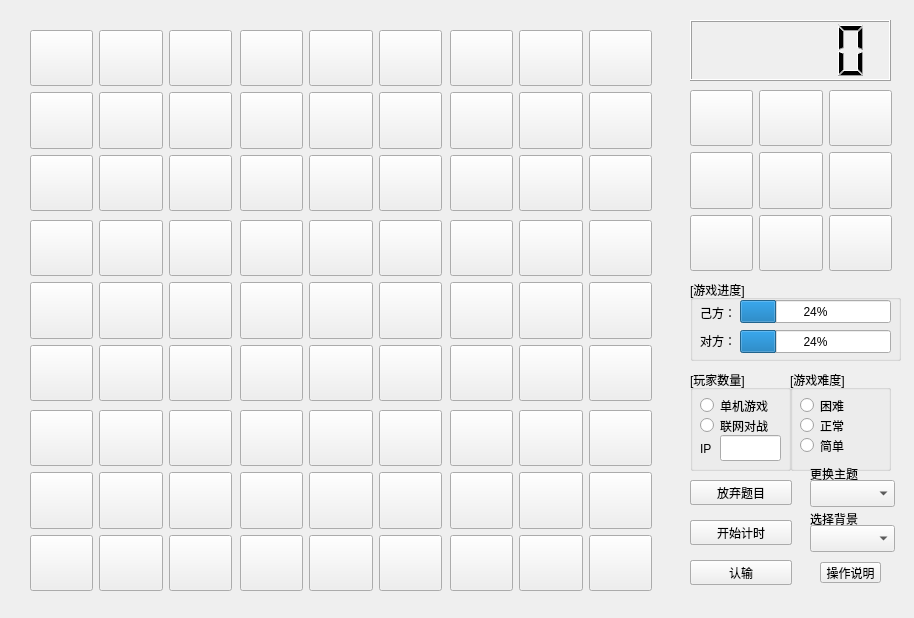
<?xml version="1.0" encoding="UTF-8"?>
<ui version="4.0">
 <class>MainForm</class>
 <widget class="QWidget" name="MainForm">
  <property name="geometry">
   <rect>
    <x>0</x>
    <y>0</y>
    <width>914</width>
    <height>618</height>
   </rect>
  </property>
  <property name="windowTitle">
   <string>数独游戏网络对战平台</string>
  </property>
  <property name="windowIcon">
   <iconset>
    <normaloff>:/png/sudoku.png</normaloff>:/png/sudoku.png</iconset>
  </property>
  <property name="autoFillBackground">
   <bool>false</bool>
  </property>
  <widget class="QWidget" name="layoutWidget">
   <property name="geometry">
    <rect>
     <x>240</x>
     <y>30</y>
     <width>202</width>
     <height>181</height>
    </rect>
   </property>
   <layout class="QGridLayout" name="gridLayout_12">
    <item row="0" column="0">
     <widget class="QPushButton" name="pB14">
      <property name="sizePolicy">
       <sizepolicy hsizetype="Expanding" vsizetype="Expanding">
        <horstretch>0</horstretch>
        <verstretch>0</verstretch>
       </sizepolicy>
      </property>
      <property name="text">
       <string/>
      </property>
     </widget>
    </item>
    <item row="0" column="1">
     <widget class="QPushButton" name="pB15">
      <property name="sizePolicy">
       <sizepolicy hsizetype="Expanding" vsizetype="Expanding">
        <horstretch>0</horstretch>
        <verstretch>0</verstretch>
       </sizepolicy>
      </property>
      <property name="text">
       <string/>
      </property>
     </widget>
    </item>
    <item row="0" column="2">
     <widget class="QPushButton" name="pB16">
      <property name="sizePolicy">
       <sizepolicy hsizetype="Expanding" vsizetype="Expanding">
        <horstretch>0</horstretch>
        <verstretch>0</verstretch>
       </sizepolicy>
      </property>
      <property name="text">
       <string/>
      </property>
     </widget>
    </item>
    <item row="1" column="0">
     <widget class="QPushButton" name="pB24">
      <property name="sizePolicy">
       <sizepolicy hsizetype="Expanding" vsizetype="Expanding">
        <horstretch>0</horstretch>
        <verstretch>0</verstretch>
       </sizepolicy>
      </property>
      <property name="text">
       <string/>
      </property>
     </widget>
    </item>
    <item row="1" column="1">
     <widget class="QPushButton" name="pB25">
      <property name="sizePolicy">
       <sizepolicy hsizetype="Expanding" vsizetype="Expanding">
        <horstretch>0</horstretch>
        <verstretch>0</verstretch>
       </sizepolicy>
      </property>
      <property name="text">
       <string/>
      </property>
     </widget>
    </item>
    <item row="1" column="2">
     <widget class="QPushButton" name="pB26">
      <property name="sizePolicy">
       <sizepolicy hsizetype="Expanding" vsizetype="Expanding">
        <horstretch>0</horstretch>
        <verstretch>0</verstretch>
       </sizepolicy>
      </property>
      <property name="text">
       <string/>
      </property>
     </widget>
    </item>
    <item row="2" column="0">
     <widget class="QPushButton" name="pB34">
      <property name="sizePolicy">
       <sizepolicy hsizetype="Expanding" vsizetype="Expanding">
        <horstretch>0</horstretch>
        <verstretch>0</verstretch>
       </sizepolicy>
      </property>
      <property name="text">
       <string/>
      </property>
     </widget>
    </item>
    <item row="2" column="1">
     <widget class="QPushButton" name="pB35">
      <property name="sizePolicy">
       <sizepolicy hsizetype="Expanding" vsizetype="Expanding">
        <horstretch>0</horstretch>
        <verstretch>0</verstretch>
       </sizepolicy>
      </property>
      <property name="text">
       <string/>
      </property>
     </widget>
    </item>
    <item row="2" column="2">
     <widget class="QPushButton" name="pB36">
      <property name="sizePolicy">
       <sizepolicy hsizetype="Expanding" vsizetype="Expanding">
        <horstretch>0</horstretch>
        <verstretch>0</verstretch>
       </sizepolicy>
      </property>
      <property name="text">
       <string/>
      </property>
     </widget>
    </item>
   </layout>
  </widget>
  <widget class="QWidget" name="layoutWidget_2">
   <property name="geometry">
    <rect>
     <x>450</x>
     <y>30</y>
     <width>202</width>
     <height>181</height>
    </rect>
   </property>
   <layout class="QGridLayout" name="gridLayout_13">
    <item row="0" column="0">
     <widget class="QPushButton" name="pB17">
      <property name="sizePolicy">
       <sizepolicy hsizetype="Expanding" vsizetype="Expanding">
        <horstretch>0</horstretch>
        <verstretch>0</verstretch>
       </sizepolicy>
      </property>
      <property name="text">
       <string/>
      </property>
     </widget>
    </item>
    <item row="0" column="1">
     <widget class="QPushButton" name="pB18">
      <property name="sizePolicy">
       <sizepolicy hsizetype="Expanding" vsizetype="Expanding">
        <horstretch>0</horstretch>
        <verstretch>0</verstretch>
       </sizepolicy>
      </property>
      <property name="text">
       <string/>
      </property>
     </widget>
    </item>
    <item row="0" column="2">
     <widget class="QPushButton" name="pB19">
      <property name="sizePolicy">
       <sizepolicy hsizetype="Expanding" vsizetype="Expanding">
        <horstretch>0</horstretch>
        <verstretch>0</verstretch>
       </sizepolicy>
      </property>
      <property name="text">
       <string/>
      </property>
     </widget>
    </item>
    <item row="1" column="0">
     <widget class="QPushButton" name="pB27">
      <property name="sizePolicy">
       <sizepolicy hsizetype="Expanding" vsizetype="Expanding">
        <horstretch>0</horstretch>
        <verstretch>0</verstretch>
       </sizepolicy>
      </property>
      <property name="text">
       <string/>
      </property>
     </widget>
    </item>
    <item row="1" column="1">
     <widget class="QPushButton" name="pB28">
      <property name="sizePolicy">
       <sizepolicy hsizetype="Expanding" vsizetype="Expanding">
        <horstretch>0</horstretch>
        <verstretch>0</verstretch>
       </sizepolicy>
      </property>
      <property name="text">
       <string/>
      </property>
     </widget>
    </item>
    <item row="1" column="2">
     <widget class="QPushButton" name="pB29">
      <property name="sizePolicy">
       <sizepolicy hsizetype="Expanding" vsizetype="Expanding">
        <horstretch>0</horstretch>
        <verstretch>0</verstretch>
       </sizepolicy>
      </property>
      <property name="text">
       <string/>
      </property>
     </widget>
    </item>
    <item row="2" column="0">
     <widget class="QPushButton" name="pB37">
      <property name="sizePolicy">
       <sizepolicy hsizetype="Expanding" vsizetype="Expanding">
        <horstretch>0</horstretch>
        <verstretch>0</verstretch>
       </sizepolicy>
      </property>
      <property name="text">
       <string/>
      </property>
     </widget>
    </item>
    <item row="2" column="1">
     <widget class="QPushButton" name="pB38">
      <property name="sizePolicy">
       <sizepolicy hsizetype="Expanding" vsizetype="Expanding">
        <horstretch>0</horstretch>
        <verstretch>0</verstretch>
       </sizepolicy>
      </property>
      <property name="text">
       <string/>
      </property>
     </widget>
    </item>
    <item row="2" column="2">
     <widget class="QPushButton" name="pB39">
      <property name="sizePolicy">
       <sizepolicy hsizetype="Expanding" vsizetype="Expanding">
        <horstretch>0</horstretch>
        <verstretch>0</verstretch>
       </sizepolicy>
      </property>
      <property name="text">
       <string/>
      </property>
     </widget>
    </item>
   </layout>
  </widget>
  <widget class="QWidget" name="layoutWidget_3">
   <property name="geometry">
    <rect>
     <x>30</x>
     <y>220</y>
     <width>202</width>
     <height>181</height>
    </rect>
   </property>
   <layout class="QGridLayout" name="gridLayout_21">
    <item row="0" column="0">
     <widget class="QPushButton" name="pB41">
      <property name="sizePolicy">
       <sizepolicy hsizetype="Expanding" vsizetype="Expanding">
        <horstretch>0</horstretch>
        <verstretch>0</verstretch>
       </sizepolicy>
      </property>
      <property name="text">
       <string/>
      </property>
     </widget>
    </item>
    <item row="0" column="1">
     <widget class="QPushButton" name="pB42">
      <property name="sizePolicy">
       <sizepolicy hsizetype="Expanding" vsizetype="Expanding">
        <horstretch>0</horstretch>
        <verstretch>0</verstretch>
       </sizepolicy>
      </property>
      <property name="text">
       <string/>
      </property>
     </widget>
    </item>
    <item row="0" column="2">
     <widget class="QPushButton" name="pB43">
      <property name="sizePolicy">
       <sizepolicy hsizetype="Expanding" vsizetype="Expanding">
        <horstretch>0</horstretch>
        <verstretch>0</verstretch>
       </sizepolicy>
      </property>
      <property name="text">
       <string/>
      </property>
     </widget>
    </item>
    <item row="1" column="0">
     <widget class="QPushButton" name="pB51">
      <property name="sizePolicy">
       <sizepolicy hsizetype="Expanding" vsizetype="Expanding">
        <horstretch>0</horstretch>
        <verstretch>0</verstretch>
       </sizepolicy>
      </property>
      <property name="text">
       <string/>
      </property>
     </widget>
    </item>
    <item row="1" column="2">
     <widget class="QPushButton" name="pB53">
      <property name="sizePolicy">
       <sizepolicy hsizetype="Expanding" vsizetype="Expanding">
        <horstretch>0</horstretch>
        <verstretch>0</verstretch>
       </sizepolicy>
      </property>
      <property name="text">
       <string/>
      </property>
     </widget>
    </item>
    <item row="2" column="0">
     <widget class="QPushButton" name="pB61">
      <property name="sizePolicy">
       <sizepolicy hsizetype="Expanding" vsizetype="Expanding">
        <horstretch>0</horstretch>
        <verstretch>0</verstretch>
       </sizepolicy>
      </property>
      <property name="text">
       <string/>
      </property>
     </widget>
    </item>
    <item row="2" column="1">
     <widget class="QPushButton" name="pB62">
      <property name="sizePolicy">
       <sizepolicy hsizetype="Expanding" vsizetype="Expanding">
        <horstretch>0</horstretch>
        <verstretch>0</verstretch>
       </sizepolicy>
      </property>
      <property name="text">
       <string/>
      </property>
     </widget>
    </item>
    <item row="2" column="2">
     <widget class="QPushButton" name="pB63">
      <property name="sizePolicy">
       <sizepolicy hsizetype="Expanding" vsizetype="Expanding">
        <horstretch>0</horstretch>
        <verstretch>0</verstretch>
       </sizepolicy>
      </property>
      <property name="text">
       <string/>
      </property>
     </widget>
    </item>
    <item row="1" column="1">
     <widget class="QPushButton" name="pB52">
      <property name="sizePolicy">
       <sizepolicy hsizetype="Expanding" vsizetype="Expanding">
        <horstretch>0</horstretch>
        <verstretch>0</verstretch>
       </sizepolicy>
      </property>
      <property name="text">
       <string/>
      </property>
     </widget>
    </item>
   </layout>
  </widget>
  <widget class="QWidget" name="layoutWidget_4">
   <property name="geometry">
    <rect>
     <x>240</x>
     <y>220</y>
     <width>202</width>
     <height>181</height>
    </rect>
   </property>
   <layout class="QGridLayout" name="gridLayout_22">
    <item row="0" column="0">
     <widget class="QPushButton" name="pB44">
      <property name="sizePolicy">
       <sizepolicy hsizetype="Expanding" vsizetype="Expanding">
        <horstretch>0</horstretch>
        <verstretch>0</verstretch>
       </sizepolicy>
      </property>
      <property name="text">
       <string/>
      </property>
     </widget>
    </item>
    <item row="0" column="1">
     <widget class="QPushButton" name="pB45">
      <property name="sizePolicy">
       <sizepolicy hsizetype="Expanding" vsizetype="Expanding">
        <horstretch>0</horstretch>
        <verstretch>0</verstretch>
       </sizepolicy>
      </property>
      <property name="text">
       <string/>
      </property>
     </widget>
    </item>
    <item row="0" column="2">
     <widget class="QPushButton" name="pB46">
      <property name="sizePolicy">
       <sizepolicy hsizetype="Expanding" vsizetype="Expanding">
        <horstretch>0</horstretch>
        <verstretch>0</verstretch>
       </sizepolicy>
      </property>
      <property name="text">
       <string/>
      </property>
     </widget>
    </item>
    <item row="1" column="0">
     <widget class="QPushButton" name="pB54">
      <property name="sizePolicy">
       <sizepolicy hsizetype="Expanding" vsizetype="Expanding">
        <horstretch>0</horstretch>
        <verstretch>0</verstretch>
       </sizepolicy>
      </property>
      <property name="text">
       <string/>
      </property>
     </widget>
    </item>
    <item row="1" column="1">
     <widget class="QPushButton" name="pB55">
      <property name="sizePolicy">
       <sizepolicy hsizetype="Expanding" vsizetype="Expanding">
        <horstretch>0</horstretch>
        <verstretch>0</verstretch>
       </sizepolicy>
      </property>
      <property name="text">
       <string/>
      </property>
     </widget>
    </item>
    <item row="1" column="2">
     <widget class="QPushButton" name="pB56">
      <property name="sizePolicy">
       <sizepolicy hsizetype="Expanding" vsizetype="Expanding">
        <horstretch>0</horstretch>
        <verstretch>0</verstretch>
       </sizepolicy>
      </property>
      <property name="text">
       <string/>
      </property>
     </widget>
    </item>
    <item row="2" column="0">
     <widget class="QPushButton" name="pB64">
      <property name="sizePolicy">
       <sizepolicy hsizetype="Expanding" vsizetype="Expanding">
        <horstretch>0</horstretch>
        <verstretch>0</verstretch>
       </sizepolicy>
      </property>
      <property name="text">
       <string/>
      </property>
     </widget>
    </item>
    <item row="2" column="1">
     <widget class="QPushButton" name="pB65">
      <property name="sizePolicy">
       <sizepolicy hsizetype="Expanding" vsizetype="Expanding">
        <horstretch>0</horstretch>
        <verstretch>0</verstretch>
       </sizepolicy>
      </property>
      <property name="text">
       <string/>
      </property>
     </widget>
    </item>
    <item row="2" column="2">
     <widget class="QPushButton" name="pB66">
      <property name="sizePolicy">
       <sizepolicy hsizetype="Expanding" vsizetype="Expanding">
        <horstretch>0</horstretch>
        <verstretch>0</verstretch>
       </sizepolicy>
      </property>
      <property name="text">
       <string/>
      </property>
     </widget>
    </item>
   </layout>
  </widget>
  <widget class="QWidget" name="layoutWidget_5">
   <property name="geometry">
    <rect>
     <x>450</x>
     <y>220</y>
     <width>202</width>
     <height>181</height>
    </rect>
   </property>
   <layout class="QGridLayout" name="gridLayout_23">
    <item row="0" column="0">
     <widget class="QPushButton" name="pB47">
      <property name="sizePolicy">
       <sizepolicy hsizetype="Expanding" vsizetype="Expanding">
        <horstretch>0</horstretch>
        <verstretch>0</verstretch>
       </sizepolicy>
      </property>
      <property name="text">
       <string/>
      </property>
     </widget>
    </item>
    <item row="0" column="1">
     <widget class="QPushButton" name="pB48">
      <property name="sizePolicy">
       <sizepolicy hsizetype="Expanding" vsizetype="Expanding">
        <horstretch>0</horstretch>
        <verstretch>0</verstretch>
       </sizepolicy>
      </property>
      <property name="text">
       <string/>
      </property>
     </widget>
    </item>
    <item row="0" column="2">
     <widget class="QPushButton" name="pB49">
      <property name="sizePolicy">
       <sizepolicy hsizetype="Expanding" vsizetype="Expanding">
        <horstretch>0</horstretch>
        <verstretch>0</verstretch>
       </sizepolicy>
      </property>
      <property name="text">
       <string/>
      </property>
     </widget>
    </item>
    <item row="1" column="0">
     <widget class="QPushButton" name="pB57">
      <property name="sizePolicy">
       <sizepolicy hsizetype="Expanding" vsizetype="Expanding">
        <horstretch>0</horstretch>
        <verstretch>0</verstretch>
       </sizepolicy>
      </property>
      <property name="text">
       <string/>
      </property>
     </widget>
    </item>
    <item row="1" column="1">
     <widget class="QPushButton" name="pB58">
      <property name="sizePolicy">
       <sizepolicy hsizetype="Expanding" vsizetype="Expanding">
        <horstretch>0</horstretch>
        <verstretch>0</verstretch>
       </sizepolicy>
      </property>
      <property name="text">
       <string/>
      </property>
     </widget>
    </item>
    <item row="1" column="2">
     <widget class="QPushButton" name="pB59">
      <property name="sizePolicy">
       <sizepolicy hsizetype="Expanding" vsizetype="Expanding">
        <horstretch>0</horstretch>
        <verstretch>0</verstretch>
       </sizepolicy>
      </property>
      <property name="text">
       <string/>
      </property>
     </widget>
    </item>
    <item row="2" column="0">
     <widget class="QPushButton" name="pB67">
      <property name="sizePolicy">
       <sizepolicy hsizetype="Expanding" vsizetype="Expanding">
        <horstretch>0</horstretch>
        <verstretch>0</verstretch>
       </sizepolicy>
      </property>
      <property name="text">
       <string/>
      </property>
     </widget>
    </item>
    <item row="2" column="1">
     <widget class="QPushButton" name="pB68">
      <property name="sizePolicy">
       <sizepolicy hsizetype="Expanding" vsizetype="Expanding">
        <horstretch>0</horstretch>
        <verstretch>0</verstretch>
       </sizepolicy>
      </property>
      <property name="text">
       <string/>
      </property>
     </widget>
    </item>
    <item row="2" column="2">
     <widget class="QPushButton" name="pB69">
      <property name="sizePolicy">
       <sizepolicy hsizetype="Expanding" vsizetype="Expanding">
        <horstretch>0</horstretch>
        <verstretch>0</verstretch>
       </sizepolicy>
      </property>
      <property name="text">
       <string/>
      </property>
     </widget>
    </item>
   </layout>
  </widget>
  <widget class="QWidget" name="layoutWidget_6">
   <property name="geometry">
    <rect>
     <x>30</x>
     <y>30</y>
     <width>202</width>
     <height>181</height>
    </rect>
   </property>
   <layout class="QGridLayout" name="gridLayout_11">
    <item row="0" column="0">
     <widget class="QPushButton" name="pB11">
      <property name="sizePolicy">
       <sizepolicy hsizetype="Expanding" vsizetype="Expanding">
        <horstretch>0</horstretch>
        <verstretch>0</verstretch>
       </sizepolicy>
      </property>
      <property name="text">
       <string/>
      </property>
     </widget>
    </item>
    <item row="0" column="1">
     <widget class="QPushButton" name="pB12">
      <property name="sizePolicy">
       <sizepolicy hsizetype="Expanding" vsizetype="Expanding">
        <horstretch>0</horstretch>
        <verstretch>0</verstretch>
       </sizepolicy>
      </property>
      <property name="text">
       <string/>
      </property>
     </widget>
    </item>
    <item row="0" column="2">
     <widget class="QPushButton" name="pB13">
      <property name="sizePolicy">
       <sizepolicy hsizetype="Expanding" vsizetype="Expanding">
        <horstretch>0</horstretch>
        <verstretch>0</verstretch>
       </sizepolicy>
      </property>
      <property name="text">
       <string/>
      </property>
     </widget>
    </item>
    <item row="1" column="0">
     <widget class="QPushButton" name="pB21">
      <property name="sizePolicy">
       <sizepolicy hsizetype="Expanding" vsizetype="Expanding">
        <horstretch>0</horstretch>
        <verstretch>0</verstretch>
       </sizepolicy>
      </property>
      <property name="text">
       <string/>
      </property>
     </widget>
    </item>
    <item row="1" column="1">
     <widget class="QPushButton" name="pB22">
      <property name="sizePolicy">
       <sizepolicy hsizetype="Expanding" vsizetype="Expanding">
        <horstretch>0</horstretch>
        <verstretch>0</verstretch>
       </sizepolicy>
      </property>
      <property name="text">
       <string/>
      </property>
     </widget>
    </item>
    <item row="1" column="2">
     <widget class="QPushButton" name="pB23">
      <property name="sizePolicy">
       <sizepolicy hsizetype="Expanding" vsizetype="Expanding">
        <horstretch>0</horstretch>
        <verstretch>0</verstretch>
       </sizepolicy>
      </property>
      <property name="text">
       <string/>
      </property>
     </widget>
    </item>
    <item row="2" column="0">
     <widget class="QPushButton" name="pB31">
      <property name="sizePolicy">
       <sizepolicy hsizetype="Expanding" vsizetype="Expanding">
        <horstretch>0</horstretch>
        <verstretch>0</verstretch>
       </sizepolicy>
      </property>
      <property name="text">
       <string/>
      </property>
     </widget>
    </item>
    <item row="2" column="1">
     <widget class="QPushButton" name="pB32">
      <property name="sizePolicy">
       <sizepolicy hsizetype="Expanding" vsizetype="Expanding">
        <horstretch>0</horstretch>
        <verstretch>0</verstretch>
       </sizepolicy>
      </property>
      <property name="text">
       <string/>
      </property>
     </widget>
    </item>
    <item row="2" column="2">
     <widget class="QPushButton" name="pB33">
      <property name="sizePolicy">
       <sizepolicy hsizetype="Expanding" vsizetype="Expanding">
        <horstretch>0</horstretch>
        <verstretch>0</verstretch>
       </sizepolicy>
      </property>
      <property name="text">
       <string/>
      </property>
     </widget>
    </item>
   </layout>
  </widget>
  <widget class="QWidget" name="layoutWidget_7">
   <property name="geometry">
    <rect>
     <x>30</x>
     <y>410</y>
     <width>202</width>
     <height>181</height>
    </rect>
   </property>
   <layout class="QGridLayout" name="gridLayout_31">
    <item row="0" column="0">
     <widget class="QPushButton" name="pB71">
      <property name="sizePolicy">
       <sizepolicy hsizetype="Expanding" vsizetype="Expanding">
        <horstretch>0</horstretch>
        <verstretch>0</verstretch>
       </sizepolicy>
      </property>
      <property name="text">
       <string/>
      </property>
     </widget>
    </item>
    <item row="0" column="1">
     <widget class="QPushButton" name="pB72">
      <property name="sizePolicy">
       <sizepolicy hsizetype="Expanding" vsizetype="Expanding">
        <horstretch>0</horstretch>
        <verstretch>0</verstretch>
       </sizepolicy>
      </property>
      <property name="text">
       <string/>
      </property>
     </widget>
    </item>
    <item row="0" column="2">
     <widget class="QPushButton" name="pB73">
      <property name="sizePolicy">
       <sizepolicy hsizetype="Expanding" vsizetype="Expanding">
        <horstretch>0</horstretch>
        <verstretch>0</verstretch>
       </sizepolicy>
      </property>
      <property name="text">
       <string/>
      </property>
     </widget>
    </item>
    <item row="1" column="0">
     <widget class="QPushButton" name="pB81">
      <property name="sizePolicy">
       <sizepolicy hsizetype="Expanding" vsizetype="Expanding">
        <horstretch>0</horstretch>
        <verstretch>0</verstretch>
       </sizepolicy>
      </property>
      <property name="text">
       <string/>
      </property>
     </widget>
    </item>
    <item row="1" column="1">
     <widget class="QPushButton" name="pB82">
      <property name="sizePolicy">
       <sizepolicy hsizetype="Expanding" vsizetype="Expanding">
        <horstretch>0</horstretch>
        <verstretch>0</verstretch>
       </sizepolicy>
      </property>
      <property name="text">
       <string/>
      </property>
     </widget>
    </item>
    <item row="1" column="2">
     <widget class="QPushButton" name="pB83">
      <property name="sizePolicy">
       <sizepolicy hsizetype="Expanding" vsizetype="Expanding">
        <horstretch>0</horstretch>
        <verstretch>0</verstretch>
       </sizepolicy>
      </property>
      <property name="text">
       <string/>
      </property>
     </widget>
    </item>
    <item row="2" column="0">
     <widget class="QPushButton" name="pB91">
      <property name="sizePolicy">
       <sizepolicy hsizetype="Expanding" vsizetype="Expanding">
        <horstretch>0</horstretch>
        <verstretch>0</verstretch>
       </sizepolicy>
      </property>
      <property name="text">
       <string/>
      </property>
     </widget>
    </item>
    <item row="2" column="1">
     <widget class="QPushButton" name="pB92">
      <property name="sizePolicy">
       <sizepolicy hsizetype="Expanding" vsizetype="Expanding">
        <horstretch>0</horstretch>
        <verstretch>0</verstretch>
       </sizepolicy>
      </property>
      <property name="text">
       <string/>
      </property>
     </widget>
    </item>
    <item row="2" column="2">
     <widget class="QPushButton" name="pB93">
      <property name="sizePolicy">
       <sizepolicy hsizetype="Expanding" vsizetype="Expanding">
        <horstretch>0</horstretch>
        <verstretch>0</verstretch>
       </sizepolicy>
      </property>
      <property name="text">
       <string/>
      </property>
     </widget>
    </item>
   </layout>
  </widget>
  <widget class="QWidget" name="layoutWidget_8">
   <property name="geometry">
    <rect>
     <x>240</x>
     <y>410</y>
     <width>202</width>
     <height>181</height>
    </rect>
   </property>
   <layout class="QGridLayout" name="gridLayout_32">
    <item row="0" column="0">
     <widget class="QPushButton" name="pB74">
      <property name="sizePolicy">
       <sizepolicy hsizetype="Expanding" vsizetype="Expanding">
        <horstretch>0</horstretch>
        <verstretch>0</verstretch>
       </sizepolicy>
      </property>
      <property name="text">
       <string/>
      </property>
     </widget>
    </item>
    <item row="0" column="1">
     <widget class="QPushButton" name="pB75">
      <property name="sizePolicy">
       <sizepolicy hsizetype="Expanding" vsizetype="Expanding">
        <horstretch>0</horstretch>
        <verstretch>0</verstretch>
       </sizepolicy>
      </property>
      <property name="text">
       <string/>
      </property>
     </widget>
    </item>
    <item row="0" column="2">
     <widget class="QPushButton" name="pB76">
      <property name="sizePolicy">
       <sizepolicy hsizetype="Expanding" vsizetype="Expanding">
        <horstretch>0</horstretch>
        <verstretch>0</verstretch>
       </sizepolicy>
      </property>
      <property name="text">
       <string/>
      </property>
     </widget>
    </item>
    <item row="1" column="0">
     <widget class="QPushButton" name="pB84">
      <property name="sizePolicy">
       <sizepolicy hsizetype="Expanding" vsizetype="Expanding">
        <horstretch>0</horstretch>
        <verstretch>0</verstretch>
       </sizepolicy>
      </property>
      <property name="text">
       <string/>
      </property>
     </widget>
    </item>
    <item row="1" column="1">
     <widget class="QPushButton" name="pB85">
      <property name="sizePolicy">
       <sizepolicy hsizetype="Expanding" vsizetype="Expanding">
        <horstretch>0</horstretch>
        <verstretch>0</verstretch>
       </sizepolicy>
      </property>
      <property name="text">
       <string/>
      </property>
     </widget>
    </item>
    <item row="1" column="2">
     <widget class="QPushButton" name="pB86">
      <property name="sizePolicy">
       <sizepolicy hsizetype="Expanding" vsizetype="Expanding">
        <horstretch>0</horstretch>
        <verstretch>0</verstretch>
       </sizepolicy>
      </property>
      <property name="text">
       <string/>
      </property>
     </widget>
    </item>
    <item row="2" column="0">
     <widget class="QPushButton" name="pB94">
      <property name="sizePolicy">
       <sizepolicy hsizetype="Expanding" vsizetype="Expanding">
        <horstretch>0</horstretch>
        <verstretch>0</verstretch>
       </sizepolicy>
      </property>
      <property name="text">
       <string/>
      </property>
     </widget>
    </item>
    <item row="2" column="1">
     <widget class="QPushButton" name="pB95">
      <property name="sizePolicy">
       <sizepolicy hsizetype="Expanding" vsizetype="Expanding">
        <horstretch>0</horstretch>
        <verstretch>0</verstretch>
       </sizepolicy>
      </property>
      <property name="text">
       <string/>
      </property>
     </widget>
    </item>
    <item row="2" column="2">
     <widget class="QPushButton" name="pB96">
      <property name="sizePolicy">
       <sizepolicy hsizetype="Expanding" vsizetype="Expanding">
        <horstretch>0</horstretch>
        <verstretch>0</verstretch>
       </sizepolicy>
      </property>
      <property name="text">
       <string/>
      </property>
     </widget>
    </item>
   </layout>
  </widget>
  <widget class="QWidget" name="layoutWidget_9">
   <property name="geometry">
    <rect>
     <x>450</x>
     <y>410</y>
     <width>202</width>
     <height>181</height>
    </rect>
   </property>
   <layout class="QGridLayout" name="gridLayout_33">
    <item row="0" column="0">
     <widget class="QPushButton" name="pB77">
      <property name="sizePolicy">
       <sizepolicy hsizetype="Expanding" vsizetype="Expanding">
        <horstretch>0</horstretch>
        <verstretch>0</verstretch>
       </sizepolicy>
      </property>
      <property name="text">
       <string/>
      </property>
     </widget>
    </item>
    <item row="0" column="1">
     <widget class="QPushButton" name="pB78">
      <property name="sizePolicy">
       <sizepolicy hsizetype="Expanding" vsizetype="Expanding">
        <horstretch>0</horstretch>
        <verstretch>0</verstretch>
       </sizepolicy>
      </property>
      <property name="text">
       <string/>
      </property>
     </widget>
    </item>
    <item row="0" column="2">
     <widget class="QPushButton" name="pB79">
      <property name="sizePolicy">
       <sizepolicy hsizetype="Expanding" vsizetype="Expanding">
        <horstretch>0</horstretch>
        <verstretch>0</verstretch>
       </sizepolicy>
      </property>
      <property name="text">
       <string/>
      </property>
     </widget>
    </item>
    <item row="1" column="0">
     <widget class="QPushButton" name="pB87">
      <property name="sizePolicy">
       <sizepolicy hsizetype="Expanding" vsizetype="Expanding">
        <horstretch>0</horstretch>
        <verstretch>0</verstretch>
       </sizepolicy>
      </property>
      <property name="text">
       <string/>
      </property>
     </widget>
    </item>
    <item row="1" column="1">
     <widget class="QPushButton" name="pB88">
      <property name="sizePolicy">
       <sizepolicy hsizetype="Expanding" vsizetype="Expanding">
        <horstretch>0</horstretch>
        <verstretch>0</verstretch>
       </sizepolicy>
      </property>
      <property name="text">
       <string/>
      </property>
     </widget>
    </item>
    <item row="1" column="2">
     <widget class="QPushButton" name="pB89">
      <property name="sizePolicy">
       <sizepolicy hsizetype="Expanding" vsizetype="Expanding">
        <horstretch>0</horstretch>
        <verstretch>0</verstretch>
       </sizepolicy>
      </property>
      <property name="text">
       <string/>
      </property>
     </widget>
    </item>
    <item row="2" column="0">
     <widget class="QPushButton" name="pB97">
      <property name="sizePolicy">
       <sizepolicy hsizetype="Expanding" vsizetype="Expanding">
        <horstretch>0</horstretch>
        <verstretch>0</verstretch>
       </sizepolicy>
      </property>
      <property name="text">
       <string/>
      </property>
     </widget>
    </item>
    <item row="2" column="1">
     <widget class="QPushButton" name="pB98">
      <property name="sizePolicy">
       <sizepolicy hsizetype="Expanding" vsizetype="Expanding">
        <horstretch>0</horstretch>
        <verstretch>0</verstretch>
       </sizepolicy>
      </property>
      <property name="text">
       <string/>
      </property>
     </widget>
    </item>
    <item row="2" column="2">
     <widget class="QPushButton" name="pB99">
      <property name="sizePolicy">
       <sizepolicy hsizetype="Expanding" vsizetype="Expanding">
        <horstretch>0</horstretch>
        <verstretch>0</verstretch>
       </sizepolicy>
      </property>
      <property name="text">
       <string/>
      </property>
     </widget>
    </item>
   </layout>
  </widget>
  <widget class="QLCDNumber" name="lcdNumber">
   <property name="geometry">
    <rect>
     <x>690</x>
     <y>20</y>
     <width>201</width>
     <height>61</height>
    </rect>
   </property>
  </widget>
  <widget class="QWidget" name="layoutWidget_10">
   <property name="geometry">
    <rect>
     <x>690</x>
     <y>90</y>
     <width>202</width>
     <height>181</height>
    </rect>
   </property>
   <layout class="QGridLayout" name="gridLayout_0">
    <item row="0" column="0">
     <widget class="QPushButton" name="pB1">
      <property name="sizePolicy">
       <sizepolicy hsizetype="Expanding" vsizetype="Expanding">
        <horstretch>0</horstretch>
        <verstretch>0</verstretch>
       </sizepolicy>
      </property>
      <property name="text">
       <string/>
      </property>
     </widget>
    </item>
    <item row="0" column="1">
     <widget class="QPushButton" name="pB2">
      <property name="sizePolicy">
       <sizepolicy hsizetype="Expanding" vsizetype="Expanding">
        <horstretch>0</horstretch>
        <verstretch>0</verstretch>
       </sizepolicy>
      </property>
      <property name="text">
       <string/>
      </property>
     </widget>
    </item>
    <item row="0" column="2">
     <widget class="QPushButton" name="pB3">
      <property name="sizePolicy">
       <sizepolicy hsizetype="Expanding" vsizetype="Expanding">
        <horstretch>0</horstretch>
        <verstretch>0</verstretch>
       </sizepolicy>
      </property>
      <property name="text">
       <string/>
      </property>
     </widget>
    </item>
    <item row="1" column="0">
     <widget class="QPushButton" name="pB4">
      <property name="sizePolicy">
       <sizepolicy hsizetype="Expanding" vsizetype="Expanding">
        <horstretch>0</horstretch>
        <verstretch>0</verstretch>
       </sizepolicy>
      </property>
      <property name="text">
       <string/>
      </property>
     </widget>
    </item>
    <item row="1" column="1">
     <widget class="QPushButton" name="pB5">
      <property name="sizePolicy">
       <sizepolicy hsizetype="Expanding" vsizetype="Expanding">
        <horstretch>0</horstretch>
        <verstretch>0</verstretch>
       </sizepolicy>
      </property>
      <property name="text">
       <string/>
      </property>
     </widget>
    </item>
    <item row="1" column="2">
     <widget class="QPushButton" name="pB6">
      <property name="sizePolicy">
       <sizepolicy hsizetype="Expanding" vsizetype="Expanding">
        <horstretch>0</horstretch>
        <verstretch>0</verstretch>
       </sizepolicy>
      </property>
      <property name="text">
       <string/>
      </property>
     </widget>
    </item>
    <item row="2" column="0">
     <widget class="QPushButton" name="pB7">
      <property name="sizePolicy">
       <sizepolicy hsizetype="Expanding" vsizetype="Expanding">
        <horstretch>0</horstretch>
        <verstretch>0</verstretch>
       </sizepolicy>
      </property>
      <property name="text">
       <string/>
      </property>
     </widget>
    </item>
    <item row="2" column="1">
     <widget class="QPushButton" name="pB8">
      <property name="sizePolicy">
       <sizepolicy hsizetype="Expanding" vsizetype="Expanding">
        <horstretch>0</horstretch>
        <verstretch>0</verstretch>
       </sizepolicy>
      </property>
      <property name="text">
       <string/>
      </property>
     </widget>
    </item>
    <item row="2" column="2">
     <widget class="QPushButton" name="pB9">
      <property name="sizePolicy">
       <sizepolicy hsizetype="Expanding" vsizetype="Expanding">
        <horstretch>0</horstretch>
        <verstretch>0</verstretch>
       </sizepolicy>
      </property>
      <property name="text">
       <string/>
      </property>
     </widget>
    </item>
   </layout>
  </widget>
  <widget class="QPushButton" name="pB_autoSet">
   <property name="geometry">
    <rect>
     <x>690</x>
     <y>520</y>
     <width>102</width>
     <height>25</height>
    </rect>
   </property>
   <property name="text">
    <string>自动出题</string>
   </property>
  </widget>
  <widget class="QPushButton" name="pB_start">
   <property name="geometry">
    <rect>
     <x>690</x>
     <y>520</y>
     <width>102</width>
     <height>25</height>
    </rect>
   </property>
   <property name="text">
    <string>开始计时</string>
   </property>
  </widget>
  <widget class="QGroupBox" name="groupBox_1">
   <property name="geometry">
    <rect>
     <x>690</x>
     <y>370</y>
     <width>101</width>
     <height>101</height>
    </rect>
   </property>
   <property name="title">
    <string>[玩家数量]</string>
   </property>
   <widget class="QRadioButton" name="rB_single">
    <property name="geometry">
     <rect>
      <x>10</x>
      <y>25</y>
      <width>99</width>
      <height>21</height>
     </rect>
    </property>
    <property name="text">
     <string>单机游戏</string>
    </property>
   </widget>
   <widget class="QRadioButton" name="rB_online">
    <property name="geometry">
     <rect>
      <x>10</x>
      <y>45</y>
      <width>99</width>
      <height>21</height>
     </rect>
    </property>
    <property name="text">
     <string>联网对战</string>
    </property>
   </widget>
   <widget class="QLabel" name="label_ip">
    <property name="geometry">
     <rect>
      <x>10</x>
      <y>70</y>
      <width>21</width>
      <height>18</height>
     </rect>
    </property>
    <property name="text">
     <string>IP</string>
    </property>
   </widget>
  </widget>
  <widget class="QGroupBox" name="groupBox_2">
   <property name="geometry">
    <rect>
     <x>790</x>
     <y>370</y>
     <width>101</width>
     <height>101</height>
    </rect>
   </property>
   <property name="title">
    <string>[游戏难度]</string>
   </property>
   <widget class="QRadioButton" name="rB_hard">
    <property name="geometry">
     <rect>
      <x>10</x>
      <y>25</y>
      <width>99</width>
      <height>21</height>
     </rect>
    </property>
    <property name="text">
     <string>困难</string>
    </property>
   </widget>
   <widget class="QRadioButton" name="rB_normal">
    <property name="geometry">
     <rect>
      <x>10</x>
      <y>45</y>
      <width>99</width>
      <height>21</height>
     </rect>
    </property>
    <property name="text">
     <string>正常</string>
    </property>
   </widget>
   <widget class="QRadioButton" name="rB_easy">
    <property name="geometry">
     <rect>
      <x>10</x>
      <y>65</y>
      <width>99</width>
      <height>21</height>
     </rect>
    </property>
    <property name="text">
     <string>简单</string>
    </property>
   </widget>
  </widget>
  <widget class="QLineEdit" name="lineEdit_IP">
   <property name="geometry">
    <rect>
     <x>720</x>
     <y>435</y>
     <width>61</width>
     <height>26</height>
    </rect>
   </property>
  </widget>
  <widget class="QPushButton" name="pB_fileSet">
   <property name="geometry">
    <rect>
     <x>690</x>
     <y>560</y>
     <width>102</width>
     <height>25</height>
    </rect>
   </property>
   <property name="text">
    <string>读取题库</string>
   </property>
  </widget>
  <widget class="QPushButton" name="pB_setTable">
   <property name="geometry">
    <rect>
     <x>690</x>
     <y>480</y>
     <width>102</width>
     <height>25</height>
    </rect>
   </property>
   <property name="text">
    <string>人工出题</string>
   </property>
  </widget>
  <widget class="QComboBox" name="cB_theme">
   <property name="geometry">
    <rect>
     <x>810</x>
     <y>480</y>
     <width>85</width>
     <height>27</height>
    </rect>
   </property>
  </widget>
  <widget class="QLabel" name="label">
   <property name="geometry">
    <rect>
     <x>810</x>
     <y>465</y>
     <width>62</width>
     <height>18</height>
    </rect>
   </property>
   <property name="text">
    <string>更换主题</string>
   </property>
  </widget>
  <widget class="QPushButton" name="pB_resetTable">
   <property name="geometry">
    <rect>
     <x>690</x>
     <y>480</y>
     <width>102</width>
     <height>25</height>
    </rect>
   </property>
   <property name="text">
    <string>放弃题目</string>
   </property>
  </widget>
  <widget class="QPushButton" name="pB_giveUp">
   <property name="geometry">
    <rect>
     <x>690</x>
     <y>560</y>
     <width>102</width>
     <height>25</height>
    </rect>
   </property>
   <property name="text">
    <string>认输</string>
   </property>
  </widget>
  <widget class="QComboBox" name="cB_background">
   <property name="geometry">
    <rect>
     <x>810</x>
     <y>525</y>
     <width>85</width>
     <height>27</height>
    </rect>
   </property>
  </widget>
  <widget class="QLabel" name="label_2">
   <property name="geometry">
    <rect>
     <x>810</x>
     <y>510</y>
     <width>62</width>
     <height>18</height>
    </rect>
   </property>
   <property name="text">
    <string>选择背景</string>
   </property>
  </widget>
  <widget class="QPushButton" name="pB_win">
   <property name="geometry">
    <rect>
     <x>820</x>
     <y>562</y>
     <width>61</width>
     <height>20</height>
    </rect>
   </property>
   <property name="text">
    <string>&amp;w</string>
   </property>
  </widget>
  <widget class="QGroupBox" name="groupBox_3">
   <property name="geometry">
    <rect>
     <x>690</x>
     <y>280</y>
     <width>211</width>
     <height>81</height>
    </rect>
   </property>
   <property name="title">
    <string>[游戏进度]</string>
   </property>
   <widget class="QProgressBar" name="progressBar_1">
    <property name="geometry">
     <rect>
      <x>50</x>
      <y>20</y>
      <width>151</width>
      <height>23</height>
     </rect>
    </property>
    <property name="value">
     <number>24</number>
    </property>
   </widget>
   <widget class="QProgressBar" name="progressBar_2">
    <property name="geometry">
     <rect>
      <x>50</x>
      <y>50</y>
      <width>151</width>
      <height>23</height>
     </rect>
    </property>
    <property name="value">
     <number>24</number>
    </property>
   </widget>
   <widget class="QLabel" name="label_p1">
    <property name="geometry">
     <rect>
      <x>10</x>
      <y>24</y>
      <width>41</width>
      <height>18</height>
     </rect>
    </property>
    <property name="text">
     <string>己方：</string>
    </property>
   </widget>
   <widget class="QLabel" name="label_p2">
    <property name="geometry">
     <rect>
      <x>10</x>
      <y>53</y>
      <width>41</width>
      <height>16</height>
     </rect>
    </property>
    <property name="text">
     <string>对方：</string>
    </property>
   </widget>
  </widget>
  <widget class="QPushButton" name="pB_help">
   <property name="geometry">
    <rect>
     <x>820</x>
     <y>562</y>
     <width>61</width>
     <height>21</height>
    </rect>
   </property>
   <property name="text">
    <string>操作说明</string>
   </property>
  </widget>
 </widget>
 <resources/>
 <connections/>
</ui>
